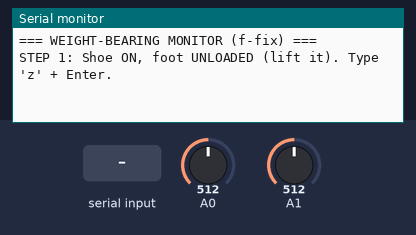
Simulated run of this sketch. Board: Arduino Uno, built with avr-gcc and run on an emulated ATmega328P. Parts: the last lines printed to the serial monitor. Inputs (shaded band) come from the test bench; at power-on: A0 = 512, A1 = 512.

Above: at 1.2 s.
1.3 s: "z" received over Serial
At 4.1 s:
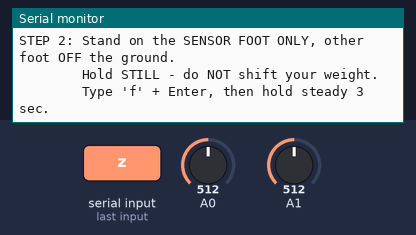
4.3 s: "f" received over Serial
At 4.8 s:
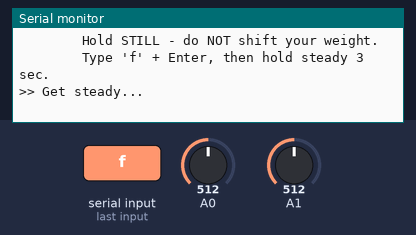
7.3 s: A0 set to 527
At 8.1 s:
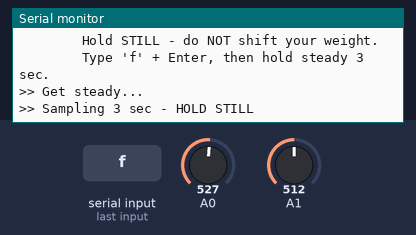
10.3 s: A0 set to 0
At 10.8 s:
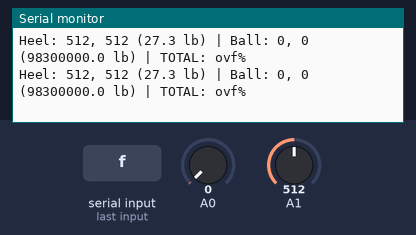
12.2 s: "s" received over Serial
At 12.6 s:
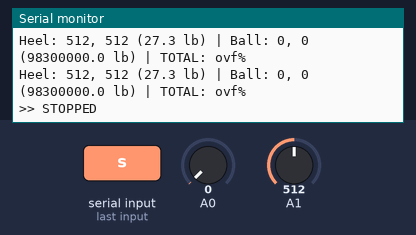
13.7 s: "c" received over Serial
At 14.7 s:
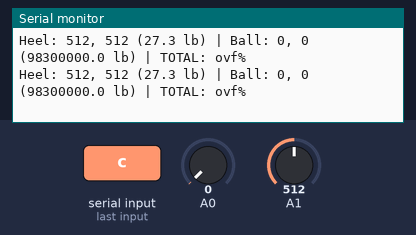

The sketch:

02_f_fix_mean_to_median.ino
```cpp
// Two-sensor weight-bearing — 'f' CALIBRATION FIX
// A1 = GOOD (heel), A0 = BAD (ball)

float bodyWeight = 177.0;
float a1 = 2.82e7, b1 = -2.22;   // heel (good), A1
float a2 = 9.83e7, b2 = -2.34;   // ball (bad), A0

float baselineForce = 0;
float fullWeightForce = 0;
int calStep = 0;

bool liveMode = true;
bool recording = false;
unsigned long recordStart = 0;

float readingToForce(int reading, float a, float b) {
  if (reading >= 1015) return 0;
  if (reading < 1) reading = 1;
  float force = a * pow(reading, b);
  if (force < 0) force = 0;
  return force;
}

int readAvg(int pin) {
  long total = 0;
  for (int i = 0; i < 5; i++) { total += analogRead(pin); }
  return total / 5;
}

float readTotal() {
  float fBall = readingToForce(readAvg(A0), a2, b2);
  float fHeel = readingToForce(readAvg(A1), a1, b1);
  return fHeel + fBall;
}

void setup() {
  Serial.begin(115200);
  Serial.println("=== WEIGHT-BEARING MONITOR (f-fix) ===");
  Serial.println("STEP 1: Shoe ON, foot UNLOADED (lift it). Type 'z' + Enter.");
}

void loop() {
  // ---- CALIBRATION ----
  if (calStep < 2) {
    if (Serial.available() > 0) {
      char c = Serial.read();

      if (calStep == 0 && c == 'z') {
        float sum = 0; int n = 0; unsigned long t = millis();
        while (millis() - t < 2000) { sum += readTotal(); n++; }
        baselineForce = sum / n;
        Serial.print(">> Baseline = "); Serial.print(baselineForce, 1);
        Serial.println(" lb (0%).");
        Serial.println("STEP 2: Stand on the SENSOR FOOT ONLY, other foot OFF the ground.");
        Serial.println("        Hold STILL - do NOT shift your weight.");
        Serial.println("        Type 'f' + Enter, then hold steady 3 sec.");
        calStep = 1;
      }

      else if (calStep == 1 && c == 'f') {
        Serial.println(">> Get steady...");
        delay(1500);                       // let the wobble settle before sampling
        Serial.println(">> Sampling 3 sec - HOLD STILL");

        float sum = 0; int n = 0;
        float mn = 1e9, mx = -1e9;
        unsigned long t = millis();
        while (millis() - t < 3000) {
          float tot = readTotal();
          sum += tot; n++;
          if (tot < mn) mn = tot;
          if (tot > mx) mx = tot;
        }
        float avg = sum / n;
        float spread = (avg > 0) ? (mx - mn) / avg : 1.0;

        Serial.print(">> Held "); Serial.print(avg, 1);
        Serial.print(" lb, spread "); Serial.print(spread * 100.0, 0);
        Serial.println("%");

        if (spread > 0.15) {
          Serial.println("!! TOO MUCH MOVEMENT - that is the old bug. Not saved.");
          Serial.println("!! Hold completely still and type 'f' again.");
          return;                          // stay on calStep 1, let them retry
        }

        fullWeightForce = avg / 0.98;      // ~2% stays on the lifted leg
        if (fullWeightForce - baselineForce < 1) fullWeightForce = baselineForce + 1;

        Serial.print(">> Full weight = "); Serial.print(fullWeightForce, 1);
        Serial.println(" lb (100%).");
        Serial.println(">> SANITY CHECK: expect roughly 55-64 lb.");
        Serial.println(">>   ~48 lb means the fix did not take.");
        Serial.print(">> Baseline "); Serial.print(baselineForce, 1);
        Serial.print(" lb | span "); Serial.print(fullWeightForce - baselineForce, 1);
        Serial.println(" lb");
        Serial.println("=== LIVE. 's'=stop, 'g'=record 5s, 'c'=continue, 'r'=recalibrate ===");
        calStep = 2;
      }
    }
    return;
  }

  // ---- COMMANDS ----
  if (Serial.available() > 0) {
    char c = Serial.read();
    if (c == 's') { liveMode = false; recording = false; Serial.println(">> STOPPED"); }
    else if (c == 'c') { liveMode = true; recording = false; Serial.println(">> LIVE"); }
    else if (c == 'r') {
      calStep = 0; liveMode = true; recording = false;
      Serial.println(">> RECALIBRATE: foot UNLOADED, type 'z'.");
      return;
    }
    else if (c == 'g') {
      liveMode = true; recording = true; recordStart = millis();
      Serial.println("====== TRIAL START ======");
      Serial.print("# baseline_lb="); Serial.print(baselineForce, 2);
      Serial.print(" fullWeight_lb="); Serial.println(fullWeightForce, 2);
      Serial.println("Time(ms),Heel_avg,Heel_lb,Ball_avg,Ball_lb,Percent,Heel_raw,Ball_raw");
    }
  }

  if (!liveMode && !recording) return;

  // ---- READ ----
  int heel_avg = readAvg(A1);
  int ball_avg = readAvg(A0);
  int heel_raw = analogRead(A1);
  int ball_raw = analogRead(A0);

  float heel_lb = readingToForce(heel_avg, a1, b1);
  float ball_lb = readingToForce(ball_avg, a2, b2);
  float totalForce = heel_lb + ball_lb;
  float percent = ((totalForce - baselineForce) / (fullWeightForce - baselineForce)) * 100.0;

  if (recording) {
    unsigned long elapsed = millis() - recordStart;
    Serial.print(elapsed); Serial.print(",");
    Serial.print(heel_avg); Serial.print(",");
    Serial.print(heel_lb, 1); Serial.print(",");
    Serial.print(ball_avg); Serial.print(",");
    Serial.print(ball_lb, 1); Serial.print(",");
    Serial.print(percent, 1); Serial.print(",");
    Serial.print(heel_raw); Serial.print(",");
    Serial.println(ball_raw);
    if (elapsed > 5000) {
      recording = false;
      liveMode = false;
      Serial.println("====== TRIAL END ======");
      Serial.println(">> STOPPED (press 'c' for live, 'g' for another trial)");
    }
    delay(15);
  } else {
    Serial.print("Heel: ");
    Serial.print(heel_avg); Serial.print(", "); Serial.print(heel_raw);
    Serial.print(" ("); Serial.print(heel_lb, 1); Serial.print(" lb) | Ball: ");
    Serial.print(ball_avg); Serial.print(", "); Serial.print(ball_raw);
    Serial.print(" ("); Serial.print(ball_lb, 1); Serial.print(" lb) | TOTAL: ");
    Serial.print(percent, 1); Serial.println("%");
    delay(15);
  }
}
```

Measured:
- the behaviour switches between 516 and 517 on A0 (found by bisection; images 2 and 3)
- after the input at 1.3 s, the serial monitor: prints a new line after 2.0 s (image 1)
- after the input at 4.3 s, the serial monitor: prints a new line at once (image 2)
- after the input at 10.3 s, the serial monitor: prints a new line at once (image 4)
- after the input at 12.2 s, the serial monitor: prints a new line at once (image 5)
- after the input at 13.7 s, the serial monitor: prints a new line at once (image 6)
